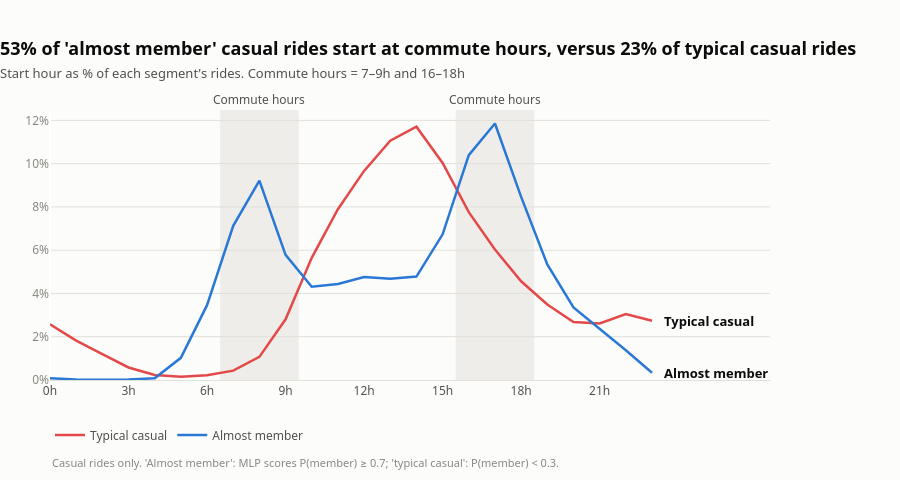

This figure's notebook cell:
### Code cell
import plotly.graph_objects as go

SURFACE, INK, INK_2, MUTED = "#fcfcfb", "#0b0b0b", "#52514e", "#898781"
FONT = "system-ui, -apple-system, 'Segoe UI', sans-serif"
GRID = "#e1e0d9"
SEGMENT = {
    "typical casual": ("Typical casual", "#e34948"),
    "almost member": ("Almost member", "#2a78d6"),
}
COMMUTE = [7, 8, 9, 16, 17, 18]

hour = (
    tdf.group_by("segment", "start_hour").agg(pl.len().alias("n"))
    .with_columns((pl.col("n") / pl.col("n").sum().over("segment") * 100).alias("pct"))
)
pct = {(s, h): p for s, h, p in hour.select("segment", "start_hour", "pct").iter_rows()}
series = {s: [pct.get((s, h), 0.0) for h in range(24)] for s in SEGMENT}
commute = {s: sum(series[s][h] for h in COMMUTE) for s in SEGMENT}

fig = go.Figure()
for s, (name, color) in SEGMENT.items():
    y = series[s]
    fig.add_trace(
        go.Scatter(
            x=list(range(24)), y=y, name=name, mode="lines",
            line=dict(color=color, width=2.5),
            hovertemplate="%{y:.1f}% of rides<extra>" + name + "</extra>",
        )
    )
# Label each line at its end. If the two ends are close, nudge the labels apart so they don't collide.
close = abs(series["almost member"][-1] - series["typical casual"][-1]) < 1.5
lower = min(SEGMENT, key=lambda s: series[s][-1])
for s, (name, color) in SEGMENT.items():
    fig.add_annotation(
        x=23, y=series[s][-1], xanchor="left", xshift=10, showarrow=False,
        yshift=(-9 if s == lower else 9) if close else 0,
        text=f"<b>{name}</b>", font=dict(size=13, color=INK),
    )
fig.update_layout(
    hovermode="x unified",
    title=dict(
        text=(f"<b>{commute['almost member']:.0f}% of 'almost member' casual rides start at commute hours, "
              f"versus {commute['typical casual']:.0f}% of typical casual rides</b>"
              f"<br><span style='font-size:13px;color:{INK_2}'>"
              "Start hour as % of each segment's rides. Commute hours = 7–9h and 16–18h</span>"),
        x=0, xanchor="left", font=dict(size=18, color=INK),
    ),
    paper_bgcolor=SURFACE, plot_bgcolor=SURFACE,
    font=dict(family=FONT, color=INK_2),
    legend=dict(orientation="h", x=0, y=-0.15, font=dict(size=12, color=INK_2)),
    margin=dict(t=110, l=50, r=130, b=100), height=480,
)
fig.add_annotation(
    x=0, y=-0.34, xref="paper", yref="paper", showarrow=False, xanchor="left",
    font=dict(size=11, color=MUTED),
    text="Casual rides only. 'Almost member': MLP scores P(member) ≥ 0.7; 'typical casual': P(member) &lt; 0.3.",
)
fig.update_yaxes(rangemode="tozero", ticksuffix="%", showline=False, ticks="",
                 gridcolor=GRID, gridwidth=1, zeroline=False, tickfont=dict(size=12, color=MUTED))
fig.update_xaxes(tickmode="array", tickvals=list(range(0, 24, 3)), ticktext=[f"{h}h" for h in range(0, 24, 3)],
                 showgrid=False, showline=True, linecolor=GRID, ticks="", tickfont=dict(size=12, color=INK_2))
# Highlight: shaded commute-hour bands, labeled above the plot area
for a, b in [(7, 9), (16, 18)]:
    fig.add_vrect(x0=a - 0.5, x1=b + 0.5, fillcolor=GRID, opacity=0.5, line_width=0, layer="below")
    fig.add_annotation(x=(a + b) / 2, y=1, xref="x", yref="paper", xanchor="center", yanchor="bottom",
                       showarrow=False, text="Commute hours", font=dict(size=12, color=INK_2))
fig.show()
fig.write_image("../figs/10_almost_member_hours.svg", width=1000)

### Figure 1 — Plotly figure (JSON) as saved in the notebook; plotly's stock layout.template omitted (floating-point values rounded to 4 significant figures)
{"data": [{"hovertemplate": "%{y:.1f}% of rides<extra>Typical casual</extra>", "line": {"color": "#e34948", "width": 2.5}, "mode": "lines", "name": "Typical casual", "x": [0, 1, 2, 3, 4, 5, 6, 7, 8, 9, 10, 11, 12, 13, 14, 15, 16, 17, 18, 19, 20, 21, 22, 23], "y": [2.58, 1.819, 1.193, 0.5791, 0.2303, 0.15, 0.2163, 0.4326, 1.068, 2.805, 5.648, 7.892, 9.666, 11.06, 11.71, 10.03, 7.761, 6.03, 4.563, 3.491, 2.681, 2.613, 3.046, 2.737], "type": "scatter"}, {"hovertemplate": "%{y:.1f}% of rides<extra>Almost member</extra>", "line": {"color": "#2a78d6", "width": 2.5}, "mode": "lines", "name": "Almost member", "x": [0, 1, 2, 3, 4, 5, 6, 7, 8, 9, 10, 11, 12, 13, 14, 15, 16, 17, 18, 19, 20, 21, 22, 23], "y": [0.08486, 0.02263, 0.01603, 0.0198, 0.08109, 1.024, 3.46, 7.125, 9.215, 5.784, 4.312, 4.439, 4.757, 4.679, 4.78, 6.734, 10.39, 11.86, 8.463, 5.34, 3.352, 2.356, 1.377, 0.3319], "type": "scatter"}], "layout": {"annotations": [{"font": {"color": "#0b0b0b", "size": 13}, "showarrow": false, "text": "<b>Typical casual</b>", "x": 23, "xanchor": "left", "xshift": 10, "y": 2.737, "yshift": 0}, {"font": {"color": "#0b0b0b", "size": 13}, "showarrow": false, "text": "<b>Almost member</b>", "x": 23, "xanchor": "left", "xshift": 10, "y": 0.3319, "yshift": 0}, {"font": {"color": "#898781", "size": 11}, "showarrow": false, "text": "Casual rides only. 'Almost member': MLP scores P(member) ≥ 0.7; 'typical casual': P(member) &lt; 0.3.", "x": 0, "xanchor": "left", "xref": "paper", "y": -0.34, "yref": "paper"}, {"font": {"color": "#52514e", "size": 12}, "showarrow": false, "text": "Commute hours", "x": 8.0, "xanchor": "center", "xref": "x", "y": 1, "yanchor": "bottom", "yref": "paper"}, {"font": {"color": "#52514e", "size": 12}, "showarrow": false, "text": "Commute hours", "x": 17.0, "xanchor": "center", "xref": "x", "y": 1, "yanchor": "bottom", "yref": "paper"}], "title": {"font": {"size": 18, "color": "#0b0b0b"}, "text": "<b>53% of 'almost member' casual rides start at commute hours, versus 23% of typical casual rides</b><br><span style='font-size:13px;color:#52514e'>Start hour as % of each segment's rides. Commute hours = 7–9h and 16–18h</span>", "x": 0, "xanchor": "left"}, "font": {"family": "system-ui, -apple-system, 'Segoe UI', sans-serif", "color": "#52514e"}, "legend": {"font": {"size": 12, "color": "#52514e"}, "orientation": "h", "x": 0, "y": -0.15}, "margin": {"t": 110, "l": 50, "r": 130, "b": 100}, "hovermode": "x unified", "paper_bgcolor": "#fcfcfb", "plot_bgcolor": "#fcfcfb", "height": 480, "yaxis": {"tickfont": {"size": 12, "color": "#898781"}, "rangemode": "tozero", "ticksuffix": "%", "showline": false, "ticks": "", "gridcolor": "#e1e0d9", "gridwidth": 1, "zeroline": false}, "xaxis": {"tickfont": {"size": 12, "color": "#52514e"}, "tickmode": "array", "tickvals": [0, 3, 6, 9, 12, 15, 18, 21], "ticktext": ["0h", "3h", "6h", "9h", "12h", "15h", "18h", "21h"], "showgrid": false, "showline": true, "linecolor": "#e1e0d9", "ticks": ""}, "shapes": [{"fillcolor": "#e1e0d9", "layer": "below", "line": {"width": 0}, "opacity": 0.5, "type": "rect", "x0": 6.5, "x1": 9.5, "xref": "x", "y0": 0, "y1": 1, "yref": "y domain"}, {"fillcolor": "#e1e0d9", "layer": "below", "line": {"width": 0}, "opacity": 0.5, "type": "rect", "x0": 15.5, "x1": 18.5, "xref": "x", "y0": 0, "y1": 1, "yref": "y domain"}]}}
